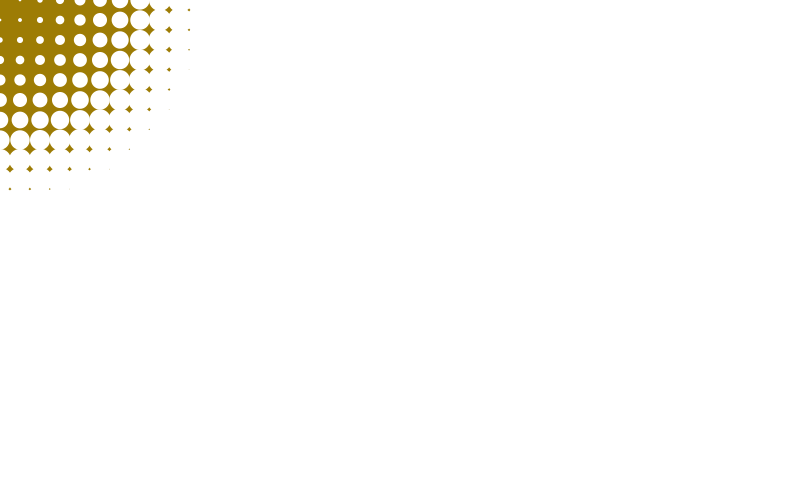
Frame 1 (no input)
Frame 60 (the mouse pressed at the canvas centre just before this capture): identical to frame 1, image omitted
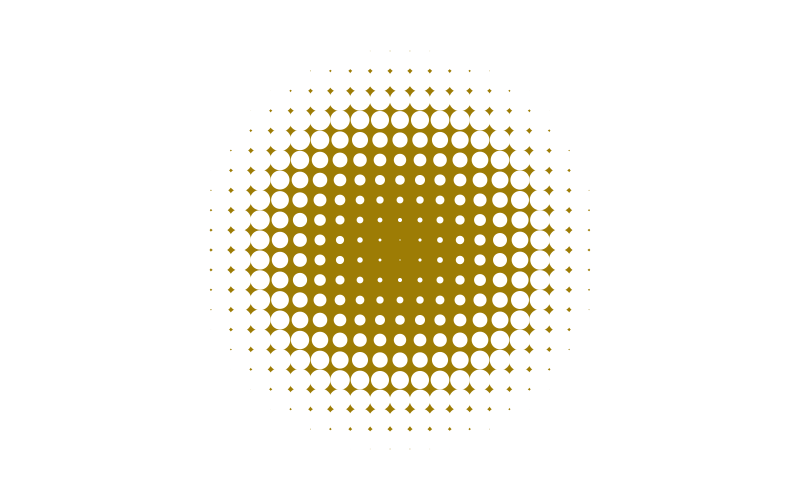
Frame 120 (the mouse held since frame 60 and released just before this capture)

The Processing sketch that drew these frames (run headless with seeded random() and noise(); from frame 60 on, the mouse is pressed at the canvas centre):

// Processing sketch: creative_coding_six
// ── creative_coding_six.pde
//yinqi huang

float dis; //distance

void setup() {
  size(799, 500); 
  noStroke();
  dis = dist(0, 0, width, height); //  distance from the top-left corner to the bottom-right corner
}

void draw() {
  background(#9D7C05);
  //Loop through a grid on the canvas
  for(int i = 0; i <= width; i = i + 20) { // Horizontal grid lines
    for(int x = 0; x <= height; x = x + 20) { // Vertical grid lines
      float s = dist(mouseX, mouseY, i, x); //distance from the mouse to the current grid point
      s = s/dis * 130; // Map the distance to a value for ellipse size
      ellipse(i, x, s, s);
    }
  }
}
